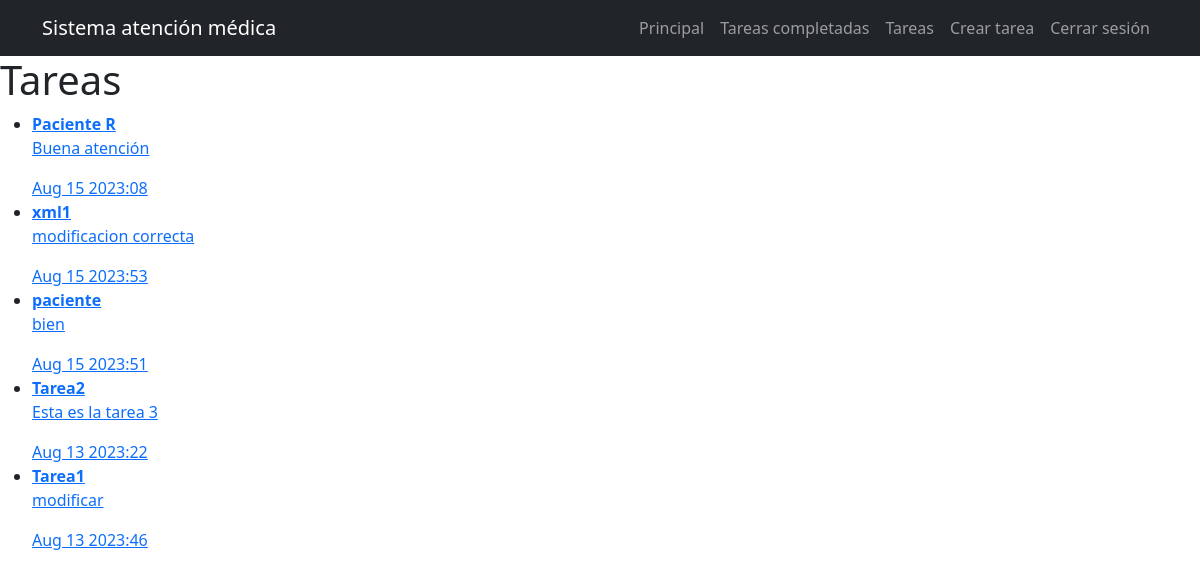
Page /tasks_completed/ (signed in) on the committed database.
### AppTrabajo/models.py (models this page shows, shortened)
class Task(models.Model):
  title = models.CharField(max_length=200)
  description = models.TextField(max_length=1000)
  created = models.DateTimeField(auto_now_add=True)
  datecompleted = models.DateTimeField(null=True, blank=True)
  important = models.BooleanField(default=False)
  user = models.ForeignKey(User, on_delete=models.CASCADE)

### AppTrabajo/views.py (the view)
# urls.py: path('tasks_completed/', views.tasks_completed, name='tasks_completed'),
@login_required
def tasks_completed(request):
    tasks = Task.objects.filter(user=request.user, datecompleted__isnull=False).order_by('-datecompleted')
    return render(request, 'tasks.html', {"tasks": tasks})

### AppTrabajo/templates/tasks.html
{% extends 'base.html' %} {% block content %}
<h1>Tareas</h1>
<ul>
  {% for task in tasks %}
  <li>
    <a href="{% url 'task_detail' task.id %}">
      {% if task.important %}
      <strong>{{task.title}}</strong>
      {% else %} {{task.id}} {{task.title}} {% endif %}
      <p>{{task.description}}</p>
      {{task.datecompleted|date:'M j Y:i'}}
    </a>
  </li>
  {% endfor %}
</ul>
{% endblock %}

### AppTrabajo/templates/base.html (shortened to what this page needs)
<!DOCTYPE html>
<html lang="en">
  <head>
    <link rel="stylesheet" href="https://cdn.jsdelivr.net/npm/bootstrap@5.2.0/dist/css/bootstrap.min.css">
  </head>
  <body>
    {% include '_navbar.html' %}
    {% block content %}
    {% endblock %}
  </body>
</html>

### AppTrabajo/templates/_navbar.html (shortened to what this page needs)
<nav class="navbar navbar-expand-lg navbar-dark bg-dark">
  <div class="container">
    <a class="navbar-brand" href="/">Sistema atención médica</a>
    <div class="collapse navbar-collapse" id="navbarNav">
      <ul class="navbar-nav ms-auto">
        <li class="nav-item">
          <a href="/" class="nav-link">Principal</a>
        </li>
        {% if user.is_authenticated %}
        <li class="nav-item">
          <a href="{% url 'tasks_completed' %}" class="nav-link"
            >Tareas completadas</a
          >
        </li>
        <li class="nav-item">
          <a href="{% url 'tasks' %}" class="nav-link">Tareas</a>
        </li>
        <li class="nav-item">
          <a href="{% url 'create_task' %}" class="nav-link">Crear tarea</a>
        </li>
        <li class="nav-item">
          <a class="nav-link" href="/logout">Cerrar sesión</a>
        </li>
        {% endif %}
      </ul>
    </div>
  </div>
</nav>

### rows in the picture
Task: title "Paciente R", description "Buena atención", datecompleted "Aug 15 2023:08"
Task: title "xml1", description "modificacion correcta", datecompleted "Aug 15 2023:53"
Task: title "paciente", description "bien", datecompleted "Aug 15 2023:51"
Task: title "Tarea2", description "Esta es la tarea 3", datecompleted "Aug 13 2023:22"
Task: title "Tarea1", description "modificar", datecompleted "Aug 13 2023:46"
